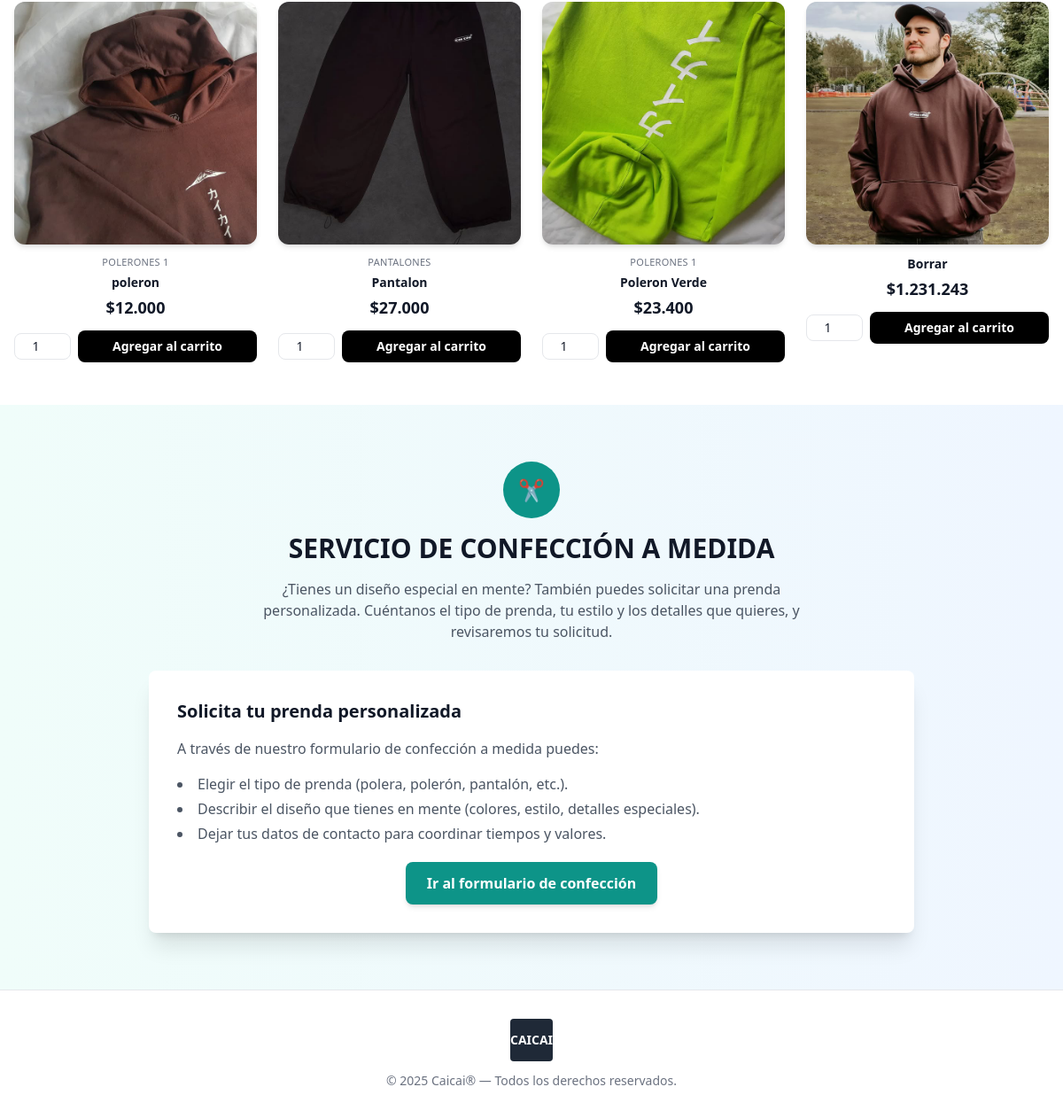
Page /catalogo/ (lower part) on the earlier database version.
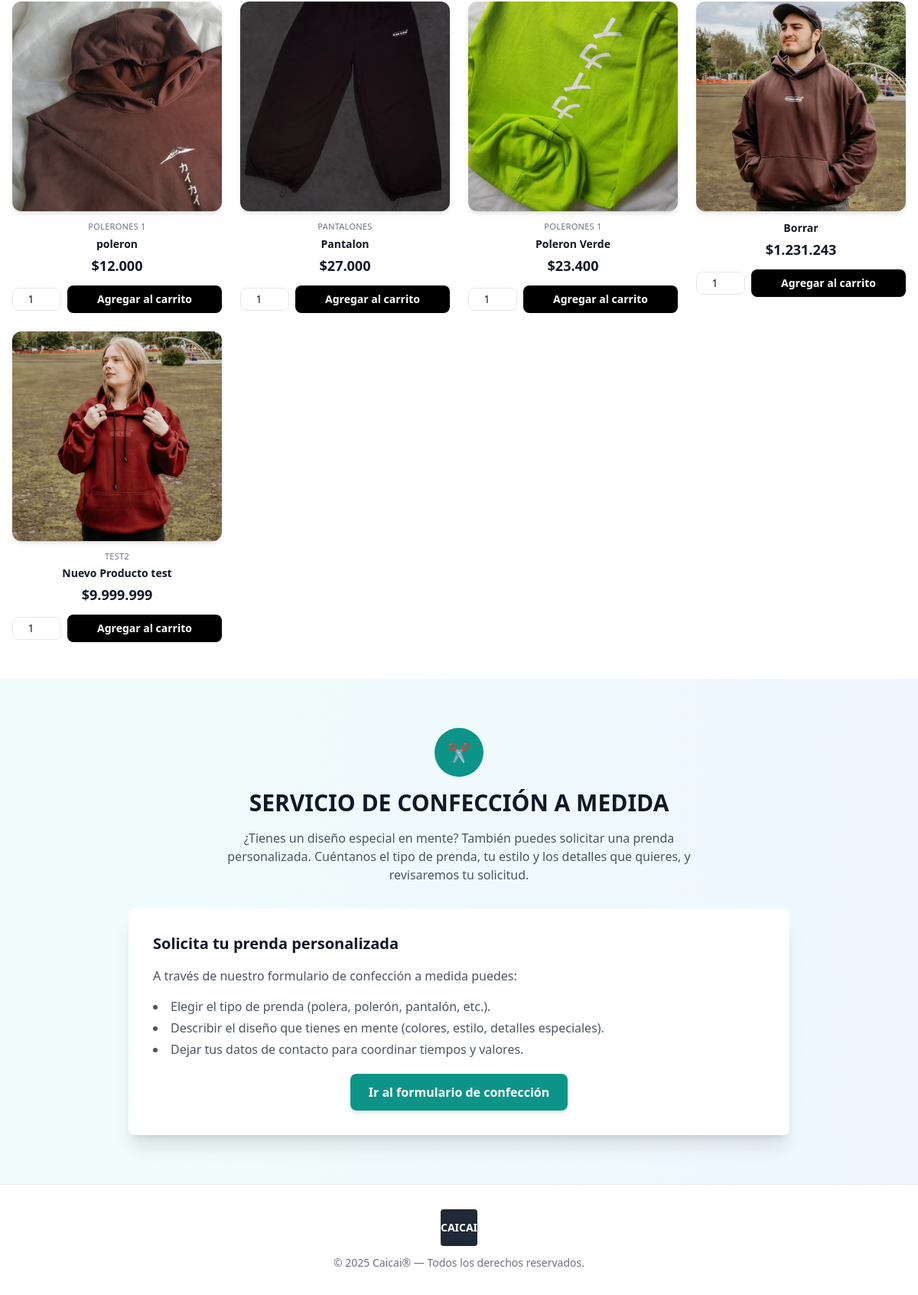
Same page on the later database version.
### core/models.py (models this page shows, shortened)
class Producto(models.Model):
    nombre = models.CharField(max_length=150)
    descripcion = models.TextField(blank=True)
    precio = models.DecimalField(max_digits=10, decimal_places=2)
    stock = models.PositiveIntegerField(default=0)
    imagen = models.ImageField(upload_to='productos/', blank=True, null=True)
    categoria = models.ForeignKey(Categoria, on_delete=models.SET_NULL, null=True, blank=True)
    activo = models.BooleanField(default=True)

class Categoria(models.Model):
    nombre = models.CharField(max_length=100, unique=True)

### core/views.py (the view, shortened to what this page needs)
# urls.py: path('catalogo/', views.catalogo, name='catalogo'),
def catalogo(request):
    query = request.GET.get('q')
    categoria_id = request.GET.get('categoria')
    productos = Producto.objects.filter(activo=True)
    categorias = Categoria.objects.all()
    if categoria_id:
        productos = productos.filter(categoria_id=categoria_id)
    if query:
        productos = productos.filter(Q(nombre__icontains=query) | Q(descripcion__icontains=query))
    import os
    from django.conf import settings
    banner_images = []
    target_imgs = 8
    def add_from_dir(folder):
        base = os.path.join(settings.MEDIA_ROOT, folder)
        if os.path.isdir(base):
            for fname in sorted(os.listdir(base)):
                if fname.lower().endswith(('.png', '.jpg', '.jpeg', '.webp')):
                    rel = f'/{folder}/{fname}'
                    banner_images.append(settings.MEDIA_URL.rstrip('/') + rel)
                    if len(banner_images) >= target_imgs:
                        return
    add_from_dir('productos')
    if len(banner_images) < target_imgs:
        add_from_dir('fotos')
    while len(banner_images) < 4:
        banner_images.append('')
    return render(request, 'core/catalogo.html', {
        'productos': productos,
        'categorias': categorias,
        'categoria_id': categoria_id,
        'query': query,
        'cart_count': _cart_count(request),
        'banner_images': banner_images,
    })

### core/templatetags/dict_extras.py (called while the page is built)
@register.filter
def precio_clp(value):
    if value in (None, ''):
        return '$0'
    try:
        dec = Decimal(str(value))
    except (InvalidOperation, TypeError, ValueError):
        return '$0'
    dec = dec.quantize(Decimal('1'))
    num = int(dec)
    formatted = f'{num:,}'.replace(',', '.')
    return f'${formatted}'

### core/views.py (called while the page is built)
def _cart_count(request):
    carrito = request.session.get('carrito', {})
    return sum(int(q) for q in carrito.values())

### core/templates/core/catalogo.html (shortened to what the changed rows need)
<!DOCTYPE html>
{% load dict_extras %}
<html lang="es">
<head>
  <script src="https://cdn.tailwindcss.com"></script>
</head>
<body class="bg-white text-gray-900">
  <main class="max-w-7xl mx-auto px-4 py-12">
    {% if productos %}
      <div class="grid grid-cols-1 sm:grid-cols-2 md:grid-cols-3 lg:grid-cols-4 gap-6">
        {% for p in productos %}
          <div class="group relative">
            <div class="relative aspect-square bg-gradient-to-br from-gray-200 to-gray-100 rounded-xl overflow-hidden shadow-md flex items-center justify-center">
              {% if p.imagen %}
                <img src="{{ p.imagen.url }}" alt="{{ p.nombre }}" class="w-full h-full object-cover">
              {% else %}
                <span class="text-4xl font-bold text-gray-300">FOTO</span>
              {% endif %}
            </div>
            <div class="text-center mt-3">
              <p class="text-[11px] uppercase tracking-wide text-gray-500 mb-1">
                {{ p.categoria.nombre }}
              </p>
              <h3 class="font-semibold text-sm mb-1 line-clamp-2">
                {{ p.nombre }}
              </h3>
              <p class="text-lg font-bold text-gray-900">
                {{ p.precio|precio_clp }}
              </p>
            </div>
            <div class="mt-3 flex flex-col items-center gap-2">
              {% if user.is_authenticated and user.bloqueado %}
                <button
                  type="button"
                  disabled
                  class="w-full py-2 text-xs font-semibold rounded-lg bg-gray-300 text-gray-600 cursor-not-allowed"
                  title="Cuenta bloqueada">
                  Cuenta bloqueada
                </button>
              {% else %}
                <form
                  class="add-to-cart w-full flex items-center justify-center gap-2"
                  action="{% url 'agregar_al_carrito' p.id %}"
                  method="post">
                  <input
                    type="number"
                    name="cantidad"
                    value="1"
                    min="1"
                    class="w-16 px-2 py-1 border rounded-lg text-sm text-center focus:outline-none focus:ring-2 focus:ring-gray-300">
                  <button
                    type="submit"
                    class="flex-1 py-2 text-xs sm:text-sm font-semibold rounded-lg bg-black text-white hover:bg-gray-800 transition-colors">
                    Agregar al carrito
                  </button>
                </form>
              {% endif %}
            </div>
          </div>
        {% endfor %}
      </div>
    {% else %}
      <p class="text-center text-gray-500 mt-10">
        No hay productos disponibles.
      </p>
    {% endif %}
  </main>
  <section id="confeccion" class="bg-gradient-to-r from-teal-50 to-blue-50 py-16">
    <div class="max-w-4xl mx-auto px-4">
      <div class="text-center mb-8">
        <h2 class="text-2xl sm:text-3xl font-bold mb-4">SERVICIO DE CONFECCIÓN A MEDIDA</h2>
      </div>
    </div>
  </section>
</body>
</html>

Differences in the rows shown:
added Producto: imagen (picture), categoria.nombre "TEST2", nombre "Nuevo Producto test", precio|precio_clp "$9.999.999"
